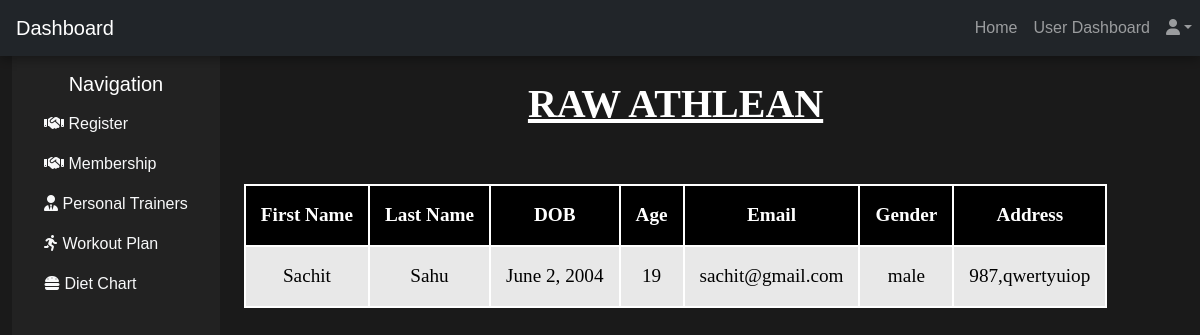
Page /membership/ on the committed database.
### app1/models.py (models this page shows)
class RegTable2(models.Model):
    fname=models.CharField(max_length=50,null=True)
    lname=models.CharField(max_length=50,null=True)
    DOB=models.DateField(null=True)
    gen=models.CharField(max_length=50,null=True)
    Age=models.IntegerField(null=True)
    Email=models.EmailField(max_length=70,null=True)
    Pass=models.IntegerField(null=True)
    mytext=models.CharField(max_length=200,null=True)

### app1/views.py (the view)
# urls.py: path('membership/', views.membership),
def membership(request):
    data=RegTable2.objects.all()
    con={'Reg':data}
    return render(request,'membership.html',con)

### Templates/membership.html (shortened to what this page needs)
<!DOCTYPE html>
{% load static %}
<html lang="en">
<head>
    <link href="https://cdn.jsdelivr.net/npm/simple-datatables@7.1.2/dist/style.min.css" rel="stylesheet" />
    <link href="https://cdnjs.cloudflare.com/ajax/libs/font-awesome/6.3.0/css/all.min.css" rel="stylesheet">
    <link href="https://cdn.jsdelivr.net/npm/bootstrap@5.3.0/dist/css/bootstrap.min.css" rel="stylesheet">
    <link href="{% static 'css1/styles.css' %}" rel="stylesheet" />
</head>
<body>
    <nav class="navbar navbar-expand-lg navbar-dark bg-dark">
        <a class="navbar-brand ps-3" href="#">Dashboard</a>
        <div class="collapse navbar-collapse" id="navbarNav">
            <ul class="navbar-nav ms-auto">
                <li class="nav-item"><a class="nav-link" href="/homedash/">Home</a></li>
                <li class="nav-item"><a class="nav-link" href="/dashboard">User Dashboard</a></li>
                <li class="nav-item dropdown">
                    <a class="nav-link dropdown-toggle" href="#" id="userDropdown" role="button" data-bs-toggle="dropdown"><i class="fas fa-user"></i></a>
                </li>
            </ul>
        </div>
    </nav>
    <div class="container-fluid d-flex">
        <div class="sidebar p-3">
            <h5 class="text-center">Navigation</h5>
            <ul class="nav flex-column">
                <li class="nav-item"><a class="nav-link text-light" href="/dashboard/"><i class="fas fa-handshake"></i> Register</a></li>
                <li class="nav-item"><a class="nav-link text-light" href="/membership/"><i class="fas fa-handshake"></i> Membership</a></li>
                <li class="nav-item"><a class="nav-link text-light" href="/personaldash/"><i class="fas fa-user-tie"></i> Personal Trainers</a></li>
                <li class="nav-item"><a class="nav-link text-light" href="/workout/"><i class="fas fa-running"></i> Workout Plan</a></li>
                <li class="nav-item"><a class="nav-link text-light" href="/diet/"><i class="fas fa-hamburger"></i> Diet Chart</a></li>
            </ul>
        </div>
        <div id="layoutSidenav_content">
            <div class="container-fluid px-4"
                style="color: white; font-family: 'Times New Roman', Times, serif; text-align: center;">
                <u>
                    <h1 class="mt-4">RAW ATHLEAN</h1>
                </u>
                <br><br>
                <table border="1" width="100%">
                    <thead>
                        <th>First Name</th>
                        <th>Last Name</th>
                        <th>DOB</th>
                        <th>Age</th>
                        <th>Email</th>
                        <th>Gender</th>
                        <th>Address</th>
                    </thead>
                    {% for i in Reg %}
                    <tr>
                        <td> {{ i.fname }} </td>
                        <td> {{ i.lname }} </td>
                        <td> {{ i.DOB }} </td>
                        <td> {{ i.Age}} </td>
                        <td> {{ i.Email }} </td>
                        <td> {{ i.gen }} </td>
                        <td> {{ i.mytext }} </td>
                    </tr>
                    {% endfor %}
                </table>
            </div>
        </div>
    </div>
</body>
</html>

### Templates/membership.html (style rules this page uses)
body { background: url('https://wallpaperaccess.com/full/6375161.jpg') no-repeat center center fixed; background-size: cover; position: relative; }
body::before { content: ""; position: absolute; top: 0; left: 0; width: 100%; height: 100%; background: rgba(0, 0, 0, 0.6); z-index: -1; }
.navbar { box-shadow: 0px 4px 10px rgba(0, 0, 0, 0.3); }
.nav-link { transition: 0.3s; }
.sidebar { background: #222; min-height: 100vh; color: white; }
table, th, td { border: 2px solid #fff; text-align: center; }
table { width: 100%; border-collapse: collapse; font-size: 1.2rem; }
th, td { padding: 15px; border: 2px solid white; text-align: center; }
td { background-color: rgba(255, 255, 255, 0.9); color: #000; }
th { background-color: #000; color: #fff; }
body { background-color: rgba(34, 32, 32, 0.85); background-image: url(https://png.pngtree.com/background/20230610/original/pngtree-the-gym-scene-where-people-are-sitting-in-a-gym-picture-image_3108802.jpg); background-repeat: no-repeat; background-attachment: fixed; background-size: cover; color: white; font-family: 'Arial', sans-serif; }
h1 { font-size: 2.5rem; font-weight: bold; text-align: center; margin-top: 20px; }

### rows in the picture
RegTable2: fname "Sachit", lname "Sahu", DOB "June 2, 2004", Age "19", Email "sachit@gmail.com", gen "male", mytext "987,qwertyuiop"
